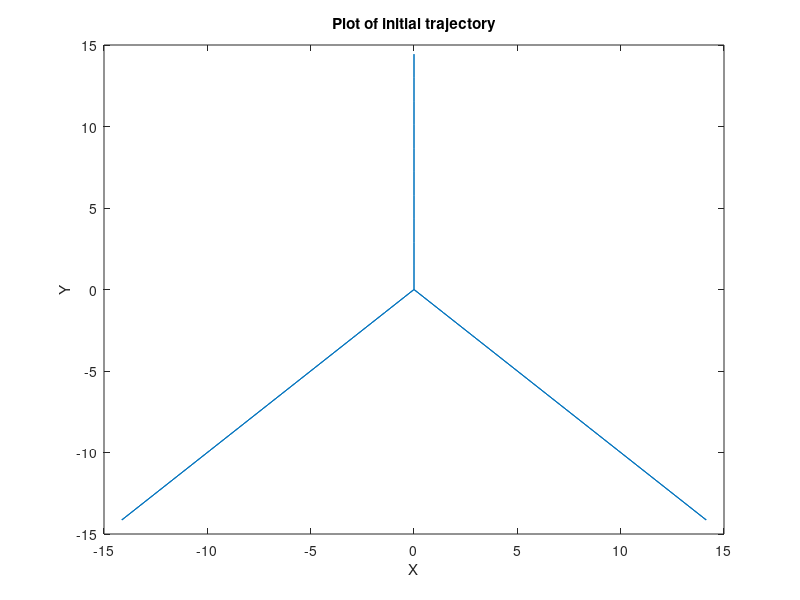
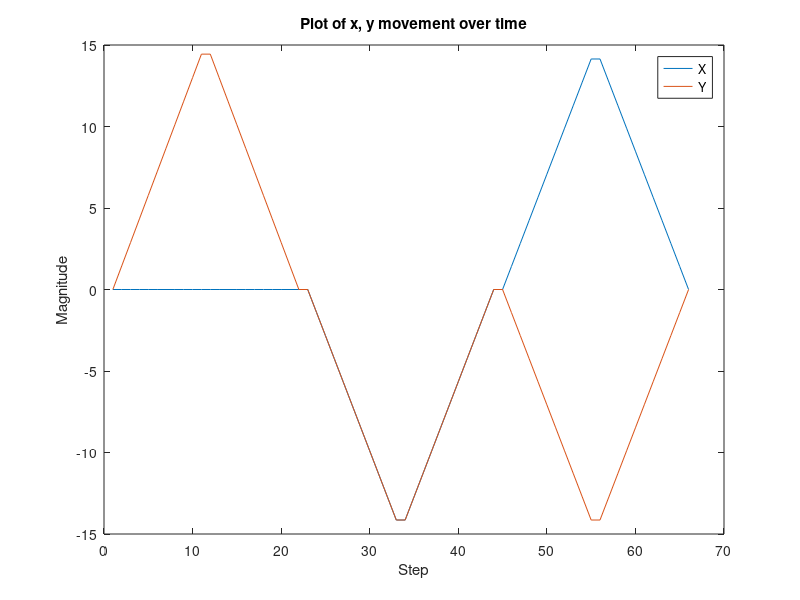

Recreate these plots in MATLAB, in order. (Note: this script raises an error after producing the figures.)
%% Create inputs for initial Jacobian
%The idea is that 90deg is the neutral position. Each motor activates in a
%series going 10 degrees

%on the actual robot this is what we would feed into it to get that first
%Jacobian. 

%create a bunch of blocks I can throw together
b1 = [90:100, 100:-1:90];  
b2 = ones(1,length(b1))*90;  

%create actual q's
q1 = [b1 b2 b2]; 
q2 = [b2 b1 b2];  
q3 = [b2 b2 b1]; 

%plot q's
% figure()
% plot(q1); hold on; 
% plot(q2); hold on; 
% plot(q3); 
% title('Plot of q values')
% xlabel('Step')
% ylabel('degree')

%% Create outputs for initial Jacobian
%On the actual robot we would read these values from the above inputs, just
%going to worry about x and y (don't care where we are in z)
% assume following string placement q1: 90deg, q2: 225deg, q3: 315deg

%initialize each matrix
x(1) = 0;
y(1) = 0;
for i = (2:length(q1))
   if i <=22
       y(i) = y(i-1)+14.44/10*(q1(i)-q1(i-1));
       x(i) = 0; 
   elseif (i > 22 && i <=44)
       x(i) = x(i-1)+ 2*cos(5*pi/4)*(q2(i)-q2(i-1));  
       y(i) = y(i-1)+2*cos(5*pi/4)*(q2(i)-q2(i-1)); 
   elseif (i > 44 && i <= 66)
       x(i) = x(i-1)+2*cos(7*pi/4)*(q3(i)-q3(i-1));  
       y(i) = y(i-1)-2*cos(7*pi/4)*(q3(i)-q3(i-1)); 
   end   
end

figure();
plot(x,y)
title('Plot of initial trajectory')
xlabel('X')
ylabel('Y')
figure();
plot(x); hold on; 
plot(y); hold on; 
title('Plot of x, y movement over time')
xlabel('Step')
ylabel('Magnitude')
legend('X','Y')

%% Create Q and P Matrices

Q = [q1; q2; q3]; 
[Qi,idx] = licols(Q) 
P = [x; y]; 

%% Create A and B matrix, solve for initial Jacobian
mX = Q(:,2)-Q(:,1); 
B = P(:,2)-P(:,1); 

for i = [3:(length(q1)-1)]
    mX(:,i-1) = Q(:,i)-Q(:,i-1); 
    B(:,i-1) = P(:,i)-P(:,i-1); 
end

% [mX,idx] = licols(mX); %get linearly ind. matrix from mX
% %use idx to create linerly ind. B matrix from B
% for j = 1:length(idx)
%     if j ==1
%         mB = B(:,idx(j)); 
%     else 
%         mB = [mB B(:,idx(j))];
%     end
% end
[mXi,idx] = licols(mX)
%realized I had the dimensions reversed so take the transpose

display('the initial Jacobian is....'); 
Ji = B*mX'*inv(mX*mX') %We got it! 

%% Create Circular Trajectory
%create a circular trajectory
r=5; % radius
C=[0,0];
theta=0:2*pi/360:2*pi; % the angle
Traj=(r*[cos(theta')+C(1) sin(theta')+C(2)])'; %circular trajectory
Tx = Traj(1,:); 
Ty = Traj(2,:); 
%% Create 'actual' trajectory
%in the actual robot we would read the position of the end effector using
%our tracking system, use that data to update the Jacobian and then control
%our robot. In the case of using artifical data I have created a trajectory
%path that has white Gaussian noise with a signal to noise ratio of 10.
%This should replicate the fact that the robot will not exactly follow our
%path. 

% %Communication Systems Toolbox MUST be installed. 
ActTraj = awgn(Traj,30);
ActTraj(:,1) = [5;0]; %need to set initial position to zero
ActTraj(:,end) = [5;0];

%plot differences in data
figure();
subplot(2,1,1)
plot(theta,Tx,theta,ActTraj(1,:))
legend('Planned','Actual')
title('X data')
xlabel('Time')
ylabel('Magnitude')
subplot(2,1,2)
plot(theta,Ty,theta,ActTraj(2,:))
title('Y data')
xlabel('Time')
ylabel('Magnitude')

%% Show that we can create q's and Jacobians at each time step
%will run through each time step and calculate the new Jacobian
%Traj(i) is the desired position on the path
%ActTraj(i) is the actual position on the path
%deltaQ(i) is the change in q1,q2,q3 required to go from the ActTraj(i) to the Traj(i)
%ActQ(i) is the Q's at each time step
%J is the Jacobian with deltaQ = inv(J)*deltaTraj

%Read the initial values of Q and EE position at starting point
ActQ = [90; 90; 90]; %assume we start at neutral Q which is 90,90,90

%In the actual robot we read the EE poisition but instead we just used the
%ActTraj we setup

%setup deltaQ matrix
deltaQ = [0;0;0]; 
TestTraj= [0;0]; 

%Running a test to make sure everything works 
deltaTraj = [5;0];

%number of time steps we want between calculating online Jacobian
n = 361;

%set J = Ji so the initial Jacobian is still accessible 
J = Ji; 

k = 0; %counter

for i = (2:length(theta))
    %we want to move to the next position on our planned trajectory
    %from our actual EE position
    deltaTraj(:,i) = Traj(:,i)-ActTraj(:,i-1); %3x1 vector
    %use the initial J matrix we found to solve for deltaQ needed
    deltaQ(:,i) = pinv(J)*deltaTraj(:,i); %3x1 vector
    %Find next Q 
    ActQ(:,i) = ActQ(:,i-1)+deltaQ(:,i); %3xi vector
    if ActQ(1,i) < 0
        ActQ(1,i) = 0;
    elseif ActQ(1,i) > 180
        ActQ(1,i) = 180;
    end
    if ActQ(2,i) < 0
        ActQ(2,i) = 0;
    elseif ActQ(2,i) > 180
        ActQ(2,i) = 180;
    end
    if ActQ(3,i) < 0
        ActQ(3,i) = 0;
    elseif ActQ(3,i) > 180
        ActQ(3,i) = 180;
    end
    
    %Creating a test traj, that shows the system compensating at each time
    %step to get to planned trajectory
    TestTraj(:,i) = ActTraj(:,i-1)+J*deltaQ(:,i);
    
    %send some command to servos to go to next Q position
    %DO STUFF HERE

    if i > n+1 && k > n  
        %Calculate next Jacobian using last n time steps
        mX = (deltaQ(:,i-n+1:i)); %retrieve a nx3 matrix from ActQ
        B = (ActTraj(:,i-n+1:i)); %retrieve a nx3 matrix from ActTraj
        [mX,idx] = licols(mX); %get linearly ind. matrix from mX
        %use idx to create linerly ind. B matrix from B
        for j = 1:length(idx)
            if j ==1
                mB = B(:,idx(j)); 
            else 
                mB = [mB B(:,idx(j))];
            end
        end
        J = (mB*mX'*inv(mX*mX'))%Solve for new J;
        k = 0; 
    else
        k = k+1; 
    end 
end
    
figure()
plot(Traj(1,:),Traj(2,:)); 
hold on; 
plot(TestTraj(1,:),TestTraj(2,:)); 
xlabel('X Position') 
ylabel('Y Position')
legend('Planned Path','Controlled Path')
title('Plot of Planned Path and Controlled Path')


figure()
plot(deltaTraj(1,:))
hold on; 
plot(deltaQ(1,:))
hold on;
plot(deltaTraj(2,:))
hold on; 
plot(deltaQ(2,:))
hold on;
plot(deltaQ(3,:))
hold on;
xlabel('Time step') 
ylabel('Change in Q or Traj')
legend('X', 'q1', 'y','q2','q3')
title('Delta comparision')

figure() 
plot(theta,ActQ(1,:))
hold on; 
plot(theta, ActQ(2,:))
hold on; 
plot(theta,ActQ(3,:))
legend('q1','q2','q3')
xlabel('Time step') 
ylabel('degree')

%% Function to make a linearly independ matrix 
%Taken from: 
%https://www.mathworks.com/matlabcentral/answers/108835-how-to-get-only-linearly-independent-rows-in-a-matrix-or-to-remove-linear-dependency-b-w-rows-in-a-m

function [Xsub,idx]=licols(X,tol)
%Extract a linearly independent set of columns of a given matrix X
%
%    [Xsub,idx]=licols(X)
%
%in:
%
%  X: The given input matrix
%  tol: A rank estimation tolerance. Default=1e-10
%
%out:
%
% Xsub: The extracted columns of X
% idx:  The indices (into X) of the extracted columns

     if ~nnz(X) %X has no non-zeros and hence no independent columns

         Xsub=[]; idx=[];
         return
     end

     if nargin<2, tol=1e-10; end

       [Q, R, E] = qr(X,0); 

       if ~isvector(R)
        diagr = abs(diag(R));
       else
        diagr = R(1);   
       end

       %Rank estimation
       r = find(diagr >= tol*diagr(1), 1, 'last'); %rank estimation

       idx=sort(E(1:r));

       Xsub=X(:,idx);   
end